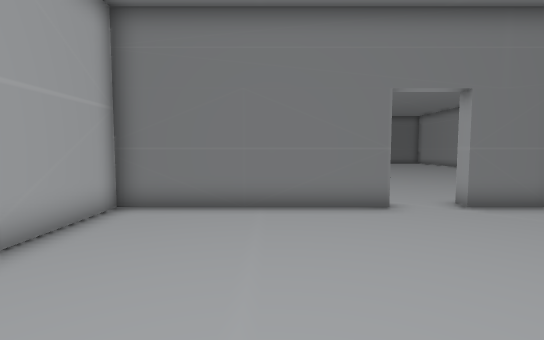
[1] (above)

18 first-person views from a walk through a Godot game level. The camera is 1.5 m above the floor, tilts 4° down and sees 85° across. The floor is counted in squares, 1 m on a side. Each view is taken from the middle of a square. On the plan, view 1 faces up. The plan holds only what a view shows up to about 15 squares ahead; the rest is blank. The place goes on beyond the plan.

[2]
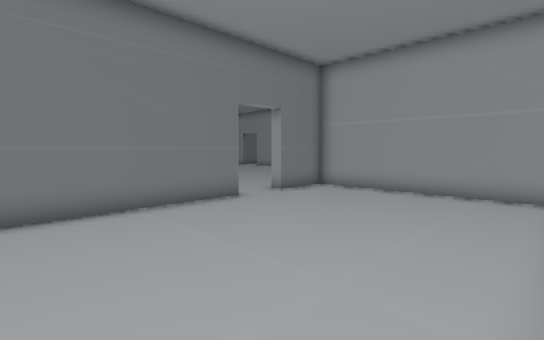

[3]
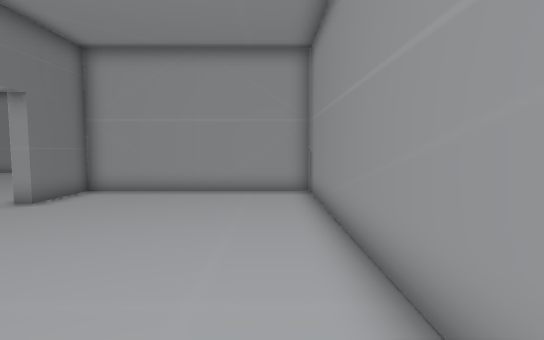

[4]
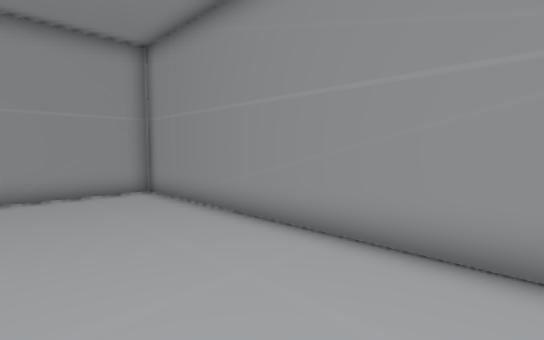

[5]
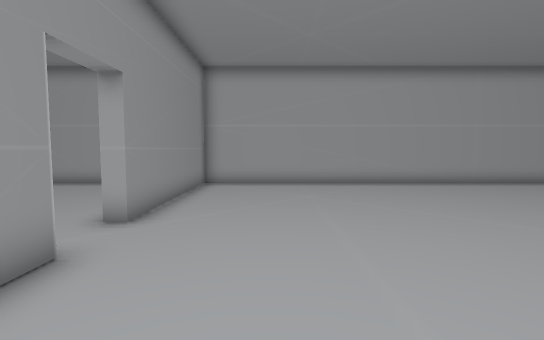

[6]
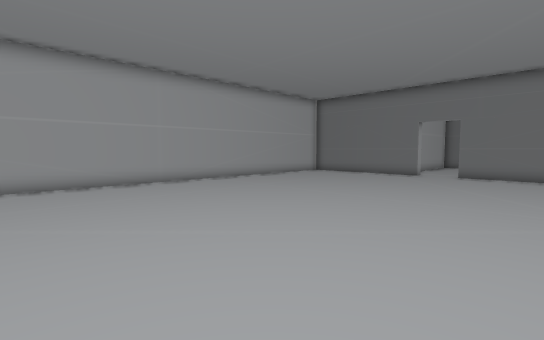

[7]
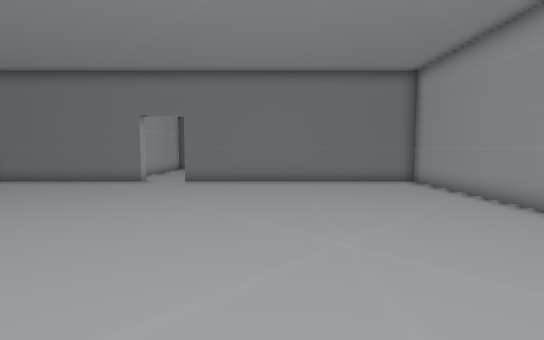

[8]
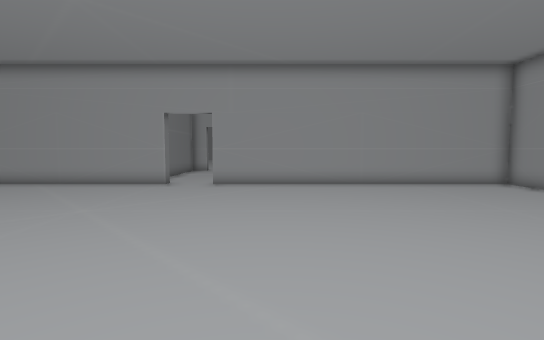

[9]
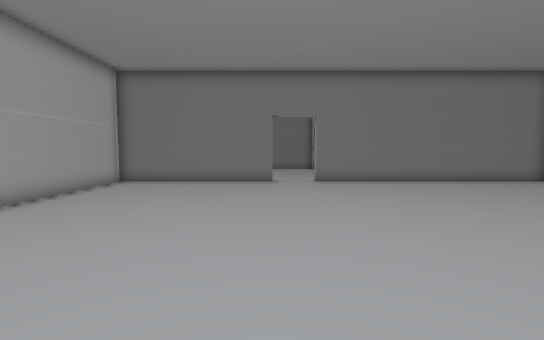

[10]
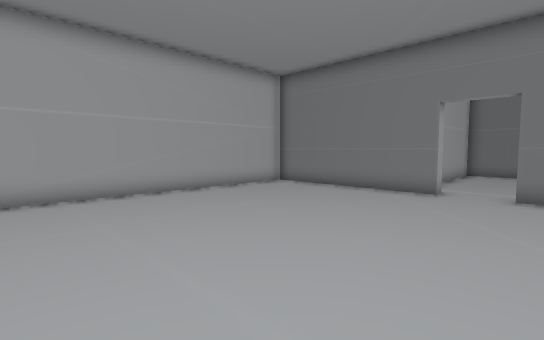

[11]
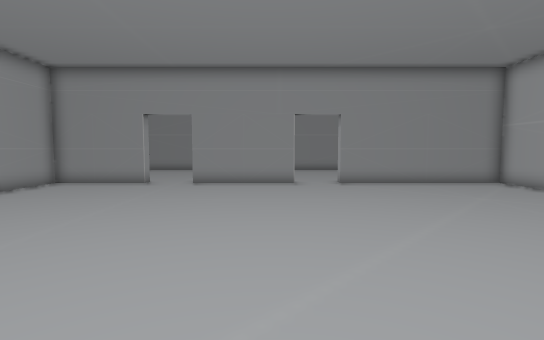

[12]
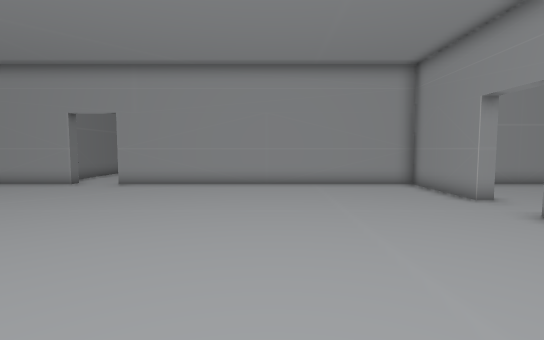

[13]
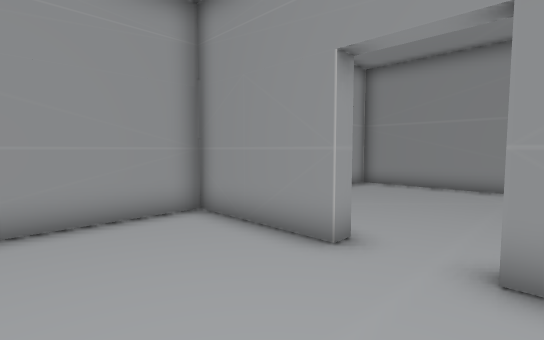

[14]
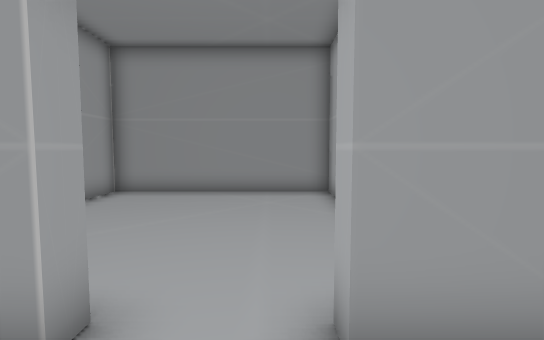

[15]
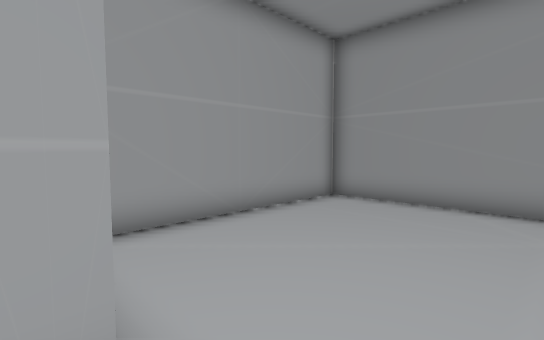

[16]
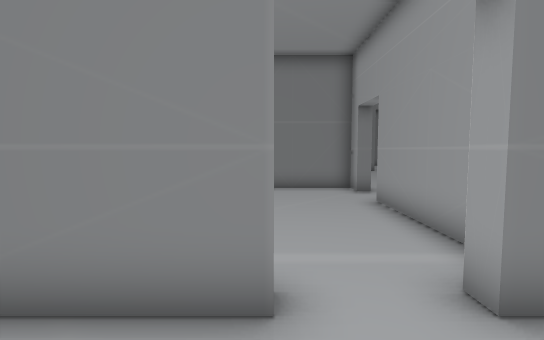

[17]
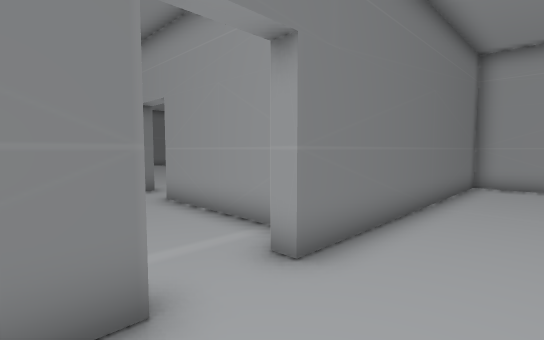

[18]
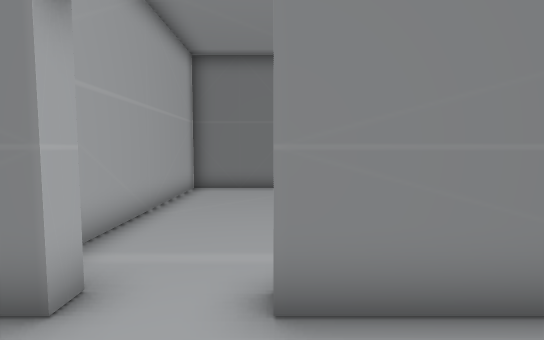

### Floor plan
Ten units are one square. View 1 is at (0, 0); x grows to the right and y downward. Boxes are objects, and circles mark ways between rooms. Rooms are numbered by the first view taken in them; rooms with no view inside come last. Other rooms are left out.
<svg viewBox="-45 -400 211 409">
<path fill="none" stroke="#000" d="M30 -80 30 -75 -40 -75 -40 -14M-29 4 75 4 75 -75 50 -75 50 -80M161 -225 155 -225 155 -315 50 -315 50 -321M30 -321 30 -315 -40 -315 -40 -80 30 -80M60 -330 60 -375M50 -80 95 -80 95 -75M116 -75 116 -80 155 -80 155 -205M20 -395 20 -335M80 -8 80 4 155 4 155 -65"/>
<circle cx="45" cy="-80" r="3" fill="#2a7"/>
<circle cx="105" cy="-80" r="3" fill="#2a7"/>
<text x="20" y="-40">1</text>
<text x="60" y="-210">2</text>
<text x="120" y="-40">3</text>
</svg>
Room 1 opens to room 2. Room 2 opens to room 3.

Where each view was taken, in squares from view 1:
view 1: 0 up, 0 right, facing up
view 2: 0 up, 3 left, facing up-right
view 3: 1 up, 3 left, facing right
view 4: 4 up, 3 left, facing down-right
view 5: 11 up, 9 right, facing left
view 6: 14 up, 9 right, facing up-left
view 7: 18 up, 9 right, facing up
view 8: 18 up, 3 right, facing right
view 9: 18 up, 3 right, facing up
view 10: 21 up, 6 right, facing up-left
view 11: 21 up, 6 right, facing down
view 12: 14 up, 3 right, facing right
view 13: 12 up, 9 right, facing down-right
view 14: 10 up, 10 right, facing down
view 15: 8 up, 10 right, facing down-right
view 16: 29 up, 3 right, facing up
view 17: 29 up, 2 right, facing up-right
view 18: 29 up, 5 right, facing up
